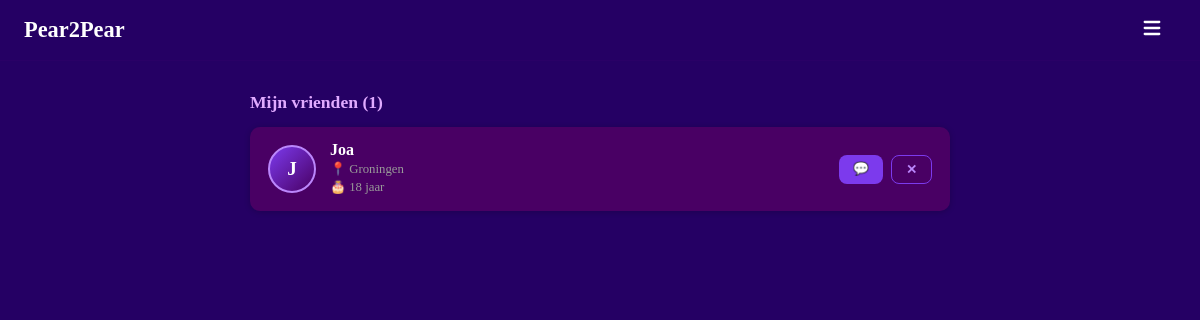
/friends (signed in), run on an earlier commit of the app's database.
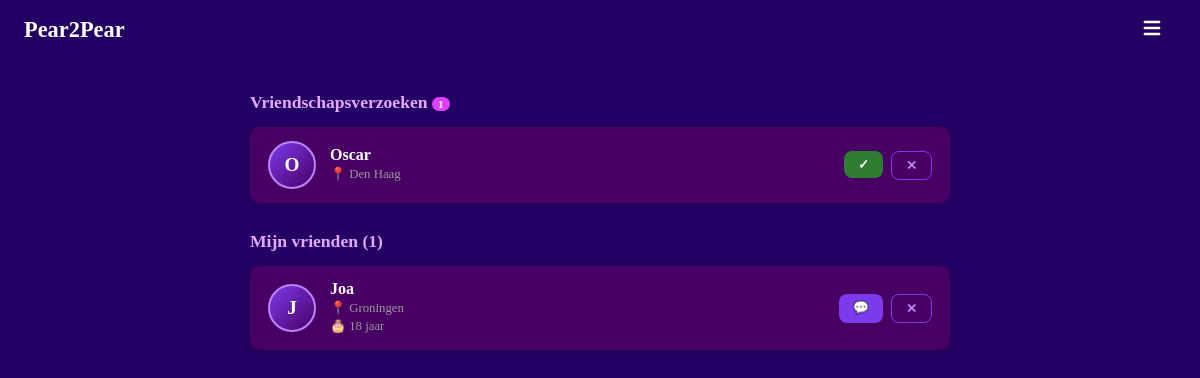
And on a later commit of the database.
### models.py (models this page shows, shortened)
class User(UserMixin, db.Model):
    __tablename__ = "users"
    id            = db.Column(db.Integer, primary_key=True)
    username      = db.Column(db.String(30),  unique=True, nullable=False, index=True)
    email         = db.Column(db.String(120), unique=True, nullable=False, index=True)
    password_hash = db.Column(db.String(256), nullable=False)
    created_at    = db.Column(db.DateTime, default=datetime.utcnow, nullable=False)
    last_login    = db.Column(db.DateTime, default=datetime.utcnow, nullable=False)
    age       = db.Column(db.Integer,     nullable=True)
    location  = db.Column(db.String(100), nullable=True)
    is_public = db.Column(db.Boolean,     default=True, nullable=False)
    sent_requests     = db.relationship("Friendship", foreign_keys=[Friendship.from_id], backref="from_user", lazy="dynamic")
    received_requests = db.relationship("Friendship", foreign_keys=[Friendship.to_id],   backref="to_user",   lazy="dynamic")
    def friends(self):
        accepted_sent     = Friendship.query.filter_by(from_id=self.id, status="accepted").all()
        accepted_received = Friendship.query.filter_by(to_id=self.id,   status="accepted").all()
        friend_ids = [f.to_id for f in accepted_sent] + [f.from_id for f in accepted_received]
        return User.query.filter(User.id.in_(friend_ids)).all()
    def pending_received(self):
        reqs = Friendship.query.filter_by(to_id=self.id, status="pending").all()
        return User.query.filter(User.id.in_([r.from_id for r in reqs])).all()
    def unread_message_count(self):
        return Message.query.filter_by(receiver_id=self.id, read=False).count()

### main.py (the view)
    @app.route("/friends")
    @login_required
    def friends():
        friend_list = current_user.friends()
        pending     = current_user.pending_received()
        return render_template("friends.html", friends=friend_list, pending=pending)

### templates/friends.html (shortened to what this page needs)
{% extends "base.html" %}
{% block content %}
<div class="friends-page">
    {% if pending %}
    <div class="friends-section">
        <h3 class="section-title">Vriendschapsverzoeken <span class="nav-badge" style="position:relative;top:0;right:0;">{{ pending|length }}</span></h3>
        <div class="friends-grid">
            {% for user in pending %}
            <div class="friend-card">
                <a href="/profile/{{ user.id }}" class="friend-card__avatar">{{ user.username[0].upper() }}</a>
                <div class="friend-card__info">
                    <a href="/profile/{{ user.id }}" class="friend-card__name">{{ user.username }}</a>
                    {% if user.location and user.is_public %}<p class="friend-card__meta">📍 {{ user.location }}</p>{% endif %}
                </div>
                <div class="friend-card__btns">
                    <form method="POST" action="/friend/accept/{{ user.id }}">
                        <button class="btn btn--small btn--green">✓</button>
                    </form>
                    <form method="POST" action="/friend/decline/{{ user.id }}">
                        <button class="btn btn--small btn--outline">✕</button>
                    </form>
                </div>
            </div>
            {% endfor %}
        </div>
    </div>
    {% endif %}
    <div class="friends-section">
        <h3 class="section-title">Mijn vrienden ({{ friends|length }})</h3>
        {% if friends %}
        <div class="friends-grid">
            {% for user in friends %}
            <div class="friend-card">
                <a href="/profile/{{ user.id }}" class="friend-card__avatar">{{ user.username[0].upper() }}</a>
                <div class="friend-card__info">
                    <a href="/profile/{{ user.id }}" class="friend-card__name">{{ user.username }}</a>
                    {% if user.location and user.is_public %}<p class="friend-card__meta">📍 {{ user.location }}</p>{% endif %}
                    {% if user.age and user.is_public %}<p class="friend-card__meta">🎂 {{ user.age }} jaar</p>{% endif %}
                </div>
                <div class="friend-card__btns">
                    <a href="/messages/{{ user.id }}" class="btn btn--small">💬</a>
                    <form method="POST" action="/friend/remove/{{ user.id }}">
                        <button class="btn btn--small btn--outline">✕</button>
                    </form>
                </div>
            </div>
            {% endfor %}
        </div>
        {% else %}
            <p class="muted-center">Je hebt nog geen vrienden. Zoek mensen op via <a href="/profiles">Profielen</a>!</p>
        {% endif %}
    </div>
</div>
{% endblock %}

What changed in the data, as far as the page shows it:
now on this page (row edited): User: username "O", username "Oscar", location "Den Haag", shown under "Vriendschapsverzoeken 1"
Also different on the page:
{{ pending|length }}: (not shown) → "1"
text now shown: "Vriendschapsverzoeken"
